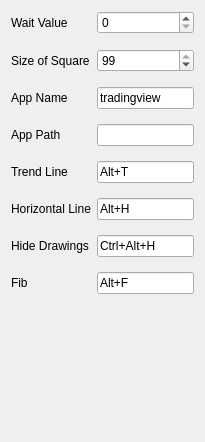
               <widget class="QWidget" name="scrollAreaWidgetContents">
                <property name="geometry">
                 <rect>
                  <x>0</x>
                  <y>0</y>
                  <width>205</width>
                  <height>442</height>
                 </rect>
                </property>
                <layout class="QGridLayout" name="gridLayout">
                 <property name="horizontalSpacing">
                  <number>6</number>
                 </property>
                 <property name="verticalSpacing">
                  <number>15</number>
                 </property>
                 <item row="7" column="1">
                  <widget class="QLineEdit" name="fibHotKeyInput">
                   <property name="text">
                    <string>Alt+F</string>
                   </property>
                  </widget>
                 </item>
                 <item row="6" column="1">
                  <widget class="QLineEdit" name="hideDrawingsHotKeyInput">
                   <property name="text">
                    <string>Ctrl+Alt+H</string>
                   </property>
                  </widget>
                 </item>
                 <item row="5" column="0">
                  <widget class="QLabel" name="label_5">
                   <property name="text">
                    <string>Horizontal Line</string>
                   </property>
                  </widget>
                 </item>
                 <item row="6" column="0">
                  <widget class="QLabel" name="label_7">
                   <property name="text">
                    <string>Hide Drawings</string>
                   </property>
                  </widget>
                 </item>
                 <item row="0" column="1">
                  <widget class="QSpinBox" name="waitValueSpinBox"/>
                 </item>
                 <item row="1" column="0">
                  <widget class="QLabel" name="label_3">
                   <property name="text">
                    <string>Size of Square</string>
                   </property>
                  </widget>
                 </item>
                 <item row="0" column="0">
                  <widget class="QLabel" name="label">
                   <property name="text">
                    <string>Wait Value</string>
                   </property>
                  </widget>
                 </item>
                 <item row="1" column="1">
                  <widget class="QSpinBox" name="sizeOfSquareSpinBox">
                   <property name="value">
                    <number>99</number>
                   </property>
                  </widget>
                 </item>
                 <item row="5" column="1">
                  <widget class="QLineEdit" name="horizontalLineHotKeyInput">
                   <property name="text">
                    <string>Alt+H</string>
                   </property>
                  </widget>
                 </item>
                 <item row="2" column="1">
                  <widget class="QLineEdit" name="appNameInput">
                   <property name="sizePolicy">
                    <sizepolicy hsizetype="Expanding" vsizetype="Fixed">
                     <horstretch>0</horstretch>
                     <verstretch>0</verstretch>
                    </sizepolicy>
                   </property>
                   <property name="text">
                    <string>tradingview</string>
                   </property>
                  </widget>
                 </item>
                 <item row="2" column="0">
                  <widget class="QLabel" name="label_4">
                   <property name="text">
                    <string>App Name</string>
                   </property>
                  </widget>
                 </item>
                 <item row="4" column="1">
                  <widget class="QLineEdit" name="trendLineHotKeyInput">
                   <property name="text">
                    <string>Alt+T</string>
                   </property>
                  </widget>
                 </item>
                 <item row="8" column="0">
                  <spacer name="verticalSpacer_2">
                   <property name="orientation">
                    <enum>Qt::Vertical</enum>
                   </property>
                   <property name="sizeHint" stdset="0">
                    <size>
                     <width>20</width>
                     <height>40</height>
                    </size>
                   </property>
                  </spacer>
                 </item>
                 <item row="4" column="0">
                  <widget class="QLabel" name="label_6">
                   <property name="text">
                    <string>Trend Line</string>
                   </property>
                  </widget>
                 </item>
                 <item row="7" column="0">
                  <widget class="QLabel" name="label_8">
                   <property name="text">
                    <string>Fib</string>
                   </property>
                  </widget>
                 </item>
                 <item row="3" column="0">
                  <widget class="QLabel" name="label_9">
                   <property name="text">
                    <string>App Path</string>
                   </property>
                  </widget>
                 </item>
                 <item row="3" column="1">
                  <widget class="QLineEdit" name="appShortcutLink">
                   <property name="text">
                    <string/>
                   </property>
                  </widget>
                 </item>
                </layout>
               </widget>
